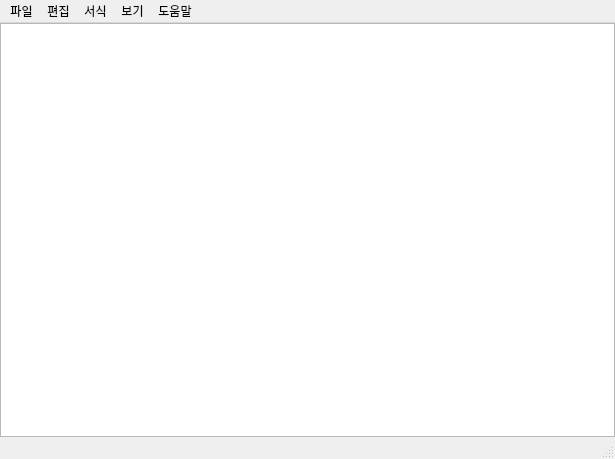
<?xml version="1.0" encoding="UTF-8"?>
<ui version="4.0">
 <class>MainWindow</class>
 <widget class="QMainWindow" name="MainWindow">
  <property name="geometry">
   <rect>
    <x>0</x>
    <y>0</y>
    <width>615</width>
    <height>459</height>
   </rect>
  </property>
  <property name="windowTitle">
   <string>헬로 파이큐티</string>
  </property>
  <widget class="QWidget" name="centralwidget">
   <layout class="QGridLayout" name="gridLayout">
    <property name="leftMargin">
     <number>0</number>
    </property>
    <property name="topMargin">
     <number>0</number>
    </property>
    <property name="rightMargin">
     <number>0</number>
    </property>
    <property name="bottomMargin">
     <number>0</number>
    </property>
    <item row="0" column="0">
     <layout class="QGridLayout" name="gridLayout_2">
      <item row="0" column="0">
       <widget class="QPlainTextEdit" name="plainTextEdit">
        <property name="font">
         <font>
          <family>Agency FB</family>
          <pointsize>20</pointsize>
          <weight>75</weight>
          <bold>true</bold>
         </font>
        </property>
        <property name="plainText">
         <string/>
        </property>
       </widget>
      </item>
     </layout>
    </item>
   </layout>
  </widget>
  <widget class="QMenuBar" name="menubar">
   <property name="geometry">
    <rect>
     <x>0</x>
     <y>0</y>
     <width>615</width>
     <height>26</height>
    </rect>
   </property>
   <widget class="QMenu" name="menu_file">
    <property name="title">
     <string>파일</string>
    </property>
    <addaction name="action_open"/>
    <addaction name="action_save"/>
    <addaction name="action_saveAs"/>
    <addaction name="action_close"/>
   </widget>
   <widget class="QMenu" name="menu_edit">
    <property name="title">
     <string>편집</string>
    </property>
    <addaction name="action_selectAll"/>
    <addaction name="action_cut"/>
    <addaction name="action_search"/>
   </widget>
   <widget class="QMenu" name="menu_form">
    <property name="title">
     <string>서식</string>
    </property>
   </widget>
   <widget class="QMenu" name="menu_view">
    <property name="title">
     <string>보기</string>
    </property>
   </widget>
   <widget class="QMenu" name="menu_help">
    <property name="tabletTracking">
     <bool>false</bool>
    </property>
    <property name="title">
     <string>도움말</string>
    </property>
   </widget>
   <addaction name="menu_file"/>
   <addaction name="menu_edit"/>
   <addaction name="menu_form"/>
   <addaction name="menu_view"/>
   <addaction name="menu_help"/>
  </widget>
  <widget class="QStatusBar" name="statusbar"/>
  <action name="action_save">
   <property name="text">
    <string>저장</string>
   </property>
   <property name="shortcut">
    <string>Ctrl+S</string>
   </property>
  </action>
  <action name="action_open">
   <property name="text">
    <string>열기</string>
   </property>
   <property name="shortcut">
    <string>Ctrl+O</string>
   </property>
  </action>
  <action name="action_saveAs">
   <property name="text">
    <string>다른 이름으로 저장</string>
   </property>
   <property name="shortcut">
    <string>Ctrl+Shift+S</string>
   </property>
  </action>
  <action name="action_close">
   <property name="text">
    <string>종료</string>
   </property>
  </action>
  <action name="action_selectAll">
   <property name="text">
    <string>전체선택</string>
   </property>
  </action>
  <action name="action_cut">
   <property name="text">
    <string>잘라내기</string>
   </property>
  </action>
  <action name="action_search">
   <property name="text">
    <string>찾기</string>
   </property>
   <property name="shortcut">
    <string>Ctrl+F</string>
   </property>
  </action>
 </widget>
 <resources/>
 <connections/>
</ui>
